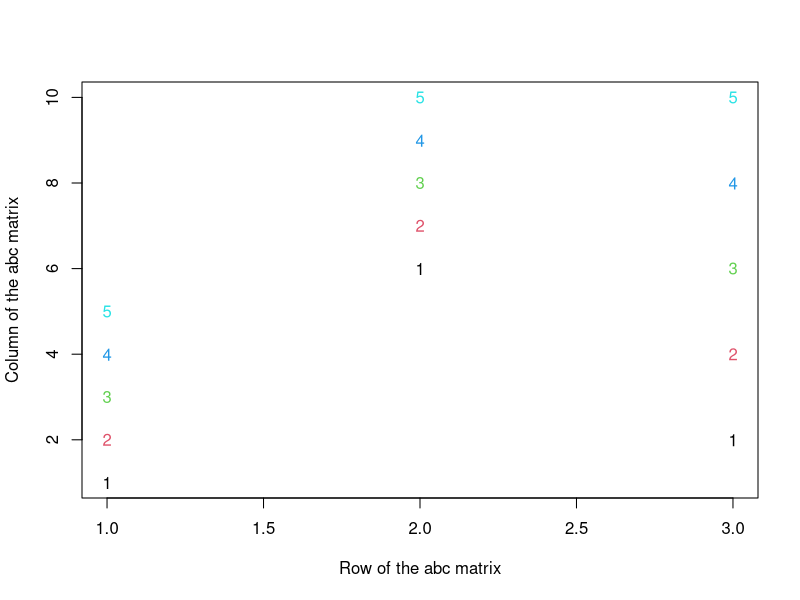
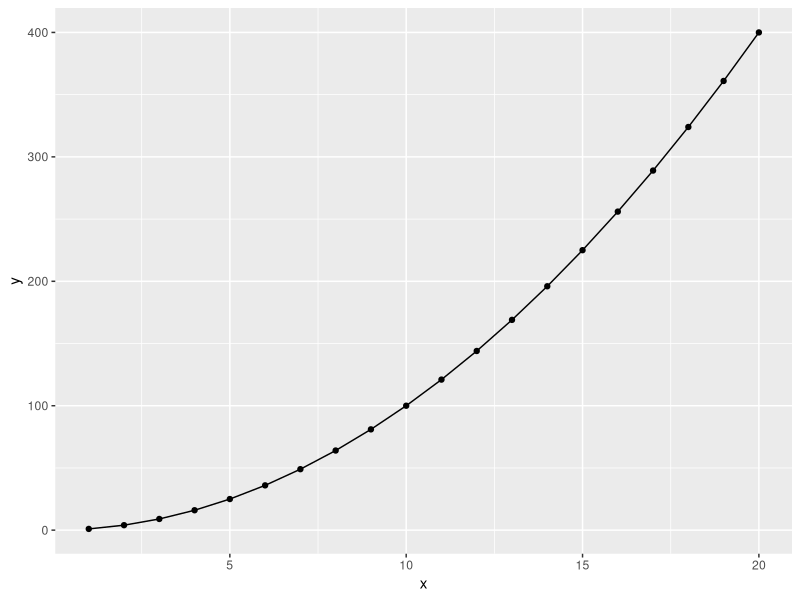
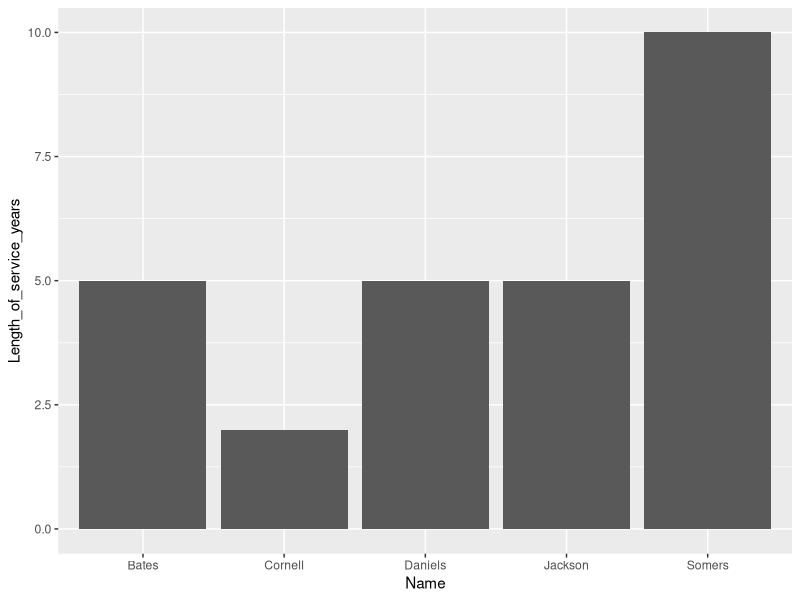

Write R code to recreate these figures, in order.
## ---- chunk 1
# create 3 vectors a,b,c with 5 integers
a <- c(1,2,3,4,5)
b <- c(6,7,8,9,10)
c <- c(2,4,6,8,10)
abc_matrix <- matrix(c(a,b,c), byrow=TRUE, nrow=3)
print(abc_matrix)
matplot(abc_matrix, type='p', xlab='Row of the abc matrix', ylab='Column of the abc matrix')
## ---- chunk 2
Name <- c('Bates', 'Cornell', 'Daniels', 'Jackson', 'Somers')
Age <- c(30, 41, 40, 31, 35)
Role <- c('Accountant', 'Analyst', 'Supervisor', 'Manager', 'Director')
Length_of_service_years <- c(5, 2, 5, 5, 10)

employees <- data.frame(Name, Age, Role, Length_of_service_years)
print(employees)
## ---- chunk 3
x <- 1:20
y = x^2
library(ggplot2)
qplot(x, y, geom=c('point', 'line'))

## ---- chunk 4
library(ggplot2)
Name <- c('Bates', 'Cornell', 'Daniels', 'Jackson', 'Somers')
Age <- c(30, 41, 40, 31, 35)
Role <- c('Accountant', 'Analyst', 'Supervisor', 'Manager', 'Director')
Length_of_service_years <- c(5, 2, 5, 5, 10)
employees <- data.frame(Name, Age, Role, Length_of_service_years)

ggplot(employees) +
  geom_col(aes(Name, Length_of_service_years))
## ---- chunk 5
name <- readline("Hi, I'd like to know more about you. What's your name?")
name_reply <- paste("Nice to meet you", name, "!") 
print(name_reply)
age <- readline("And how old are you?")
age_reply <- paste("I hope I would be able to live till", age, "years old as well!")
print(age_reply)
## ---- chunk 6
numbers <- 20:50
print(mean_of_numbers <- mean(numbers))
print(sum_of_numbers <- sum(numbers))
## ---- chunk 7
sample(-50:50, 10, replace=FALSE)
